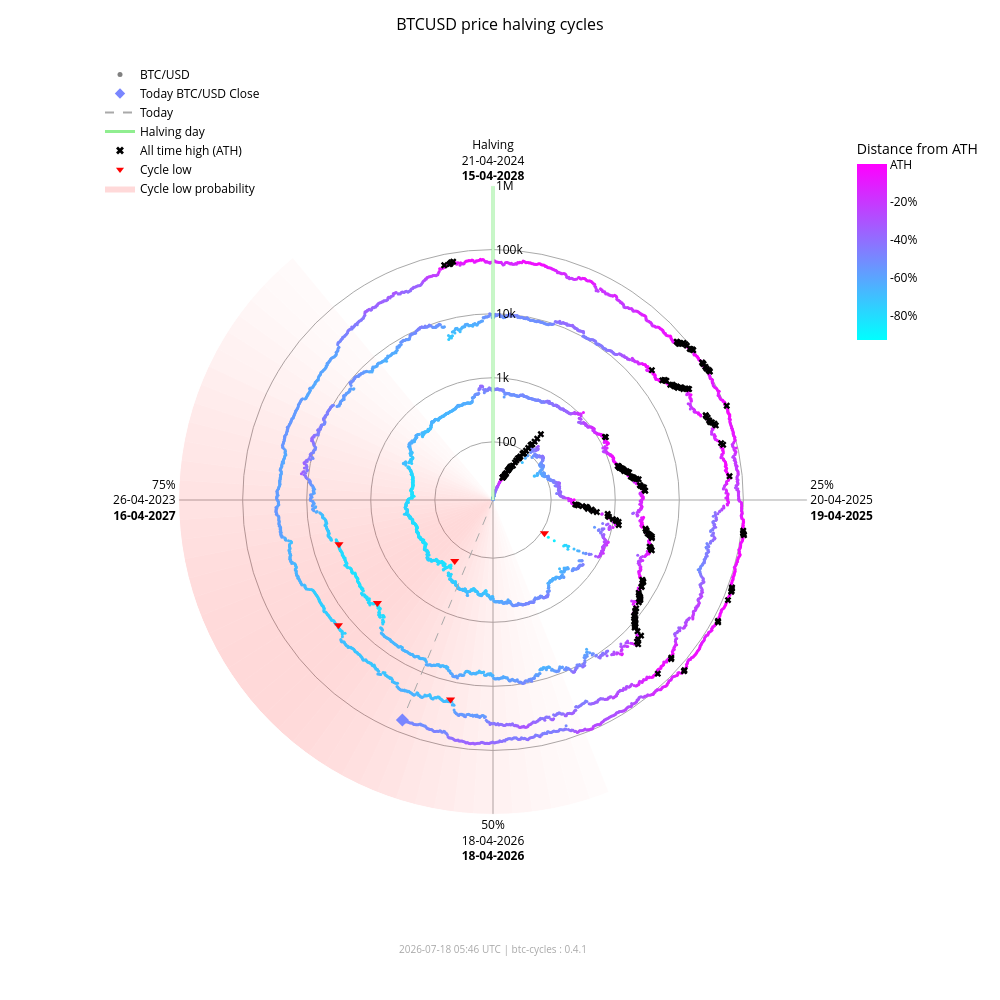

The notebook cell this image was saved under:
### Markdown cell above
### Interactive chart (plotly)

### Code cell
fig_interactive = btc.plot(
    kind="interactive",
    from_date="2012-11-28",
)
# plotly config for interactivity
config = {"scrollZoom": True, "displayModeBar": True}
# display in notebook
fig_interactive.show(config=config)

### Figure 1 — Plotly figure (JSON) as saved in the notebook; plotly's stock layout.template omitted (floating-point values rounded to 4 significant figures; data arrays with more than 128 entries replaced by an {"elided": "..."} marker saying what was removed)
{"data": [{"fill": "toself", "fillcolor": "rgba(255,0,0,0.017168280509461755)", "hoverinfo": "skip", "line": {"width": 0}, "mode": "lines", "r": [12.35, 1000000, 1000000, 12.35, 12.35], "showlegend": false, "theta": [158.4, 158.4, 162.0, 162.0, 158.4], "type": "scatterpolar"}, {"fill": "toself", "fillcolor": "rgba(255,0,0,0.022114794501891175)", "hoverinfo": "skip", "line": {"width": 0}, "mode": "lines", "r": [12.35, 1000000, 1000000, 12.35, 12.35], "showlegend": false, "theta": [162.0, 162.0, 165.6, 165.6, 162.0], "type": "scatterpolar"}, {"fill": "toself", "fillcolor": "rgba(255,0,0,0.02790404259511669)", "hoverinfo": "skip", "line": {"width": 0}, "mode": "lines", "r": [12.35, 1000000, 1000000, 12.35, 12.35], "showlegend": false, "theta": [165.6, 165.6, 169.2, 169.2, 165.6], "type": "scatterpolar"}, {"fill": "toself", "fillcolor": "rgba(255,0,0,0.034518294852420334)", "hoverinfo": "skip", "line": {"width": 0}, "mode": "lines", "r": [12.35, 1000000, 1000000, 12.35, 12.35], "showlegend": false, "theta": [169.2, 169.2, 172.8, 172.8, 169.2], "type": "scatterpolar"}, {"fill": "toself", "fillcolor": "rgba(255,0,0,0.041901979682821514)", "hoverinfo": "skip", "line": {"width": 0}, "mode": "lines", "r": [12.35, 1000000, 1000000, 12.35, 12.35], "showlegend": false, "theta": [172.8, 172.8, 176.4, 176.4, 172.8], "type": "scatterpolar"}, {"fill": "toself", "fillcolor": "rgba(255,0,0,0.04996405861294358)", "hoverinfo": "skip", "line": {"width": 0}, "mode": "lines", "r": [12.35, 1000000, 1000000, 12.35, 12.35], "showlegend": false, "theta": [176.4, 176.4, 180.0, 180.0, 176.4], "type": "scatterpolar"}, {"fill": "toself", "fillcolor": "rgba(255,0,0,0.05858349692240514)", "hoverinfo": "skip", "line": {"width": 0}, "mode": "lines", "r": [12.35, 1000000, 1000000, 12.35, 12.35], "showlegend": false, "theta": [180.0, 180.0, 183.6, 183.6, 180.0], "type": "scatterpolar"}, {"fill": "toself", "fillcolor": "rgba(255,0,0,0.06761662035375064)", "hoverinfo": "skip", "line": {"width": 0}, "mode": "lines", "r": [12.35, 1000000, 1000000, 12.35, 12.35], "showlegend": false, "theta": [183.6, 183.6, 187.2, 187.2, 183.6], "type": "scatterpolar"}, {"fill": "toself", "fillcolor": "rgba(255,0,0,0.07690481219944661)", "hoverinfo": "skip", "line": {"width": 0}, "mode": "lines", "r": [12.35, 1000000, 1000000, 12.35, 12.35], "showlegend": false, "theta": [187.2, 187.2, 190.8, 190.8, 187.2], "type": "scatterpolar"}, {"fill": "toself", "fillcolor": "rgba(255,0,0,0.08628112000611096)", "hoverinfo": "skip", "line": {"width": 0}, "mode": "lines", "r": [12.35, 1000000, 1000000, 12.35, 12.35], "showlegend": false, "theta": [190.8, 190.8, 194.4, 194.4, 190.8], "type": "scatterpolar"}, {"fill": "toself", "fillcolor": "rgba(255,0,0,0.09557490841018089)", "hoverinfo": "skip", "line": {"width": 0}, "mode": "lines", "r": [12.35, 1000000, 1000000, 12.35, 12.35], "showlegend": false, "theta": [194.4, 194.4, 198.0, 198.0, 194.4], "type": "scatterpolar"}, {"fill": "toself", "fillcolor": "rgba(255,0,0,0.10461455782963762)", "hoverinfo": "skip", "line": {"width": 0}, "mode": "lines", "r": [12.35, 1000000, 1000000, 12.35, 12.35], "showlegend": false, "theta": [198.0, 198.0, 201.6, 201.6, 198.0], "type": "scatterpolar"}, {"fill": "toself", "fillcolor": "rgba(255,0,0,0.11322908719652829)", "hoverinfo": "skip", "line": {"width": 0}, "mode": "lines", "r": [12.35, 1000000, 1000000, 12.35, 12.35], "showlegend": false, "theta": [201.6, 201.6, 205.2, 205.2, 201.6], "type": "scatterpolar"}, {"fill": "toself", "fillcolor": "rgba(255,0,0,0.12125015337052986)", "hoverinfo": "skip", "line": {"width": 0}, "mode": "lines", "r": [12.35, 1000000, 1000000, 12.35, 12.35], "showlegend": false, "theta": [205.2, 205.2, 208.8, 208.8, 205.2], "type": "scatterpolar"}, {"fill": "toself", "fillcolor": "rgba(255,0,0,0.12851590515331976)", "hoverinfo": "skip", "line": {"width": 0}, "mode": "lines", "r": [12.35, 1000000, 1000000, 12.35, 12.35], "showlegend": false, "theta": [208.8, 208.8, 212.4, 212.4, 208.8], "type": "scatterpolar"}, {"fill": "toself", "fillcolor": "rgba(255,0,0,0.13487757461161184)", "hoverinfo": "skip", "line": {"width": 0}, "mode": "lines", "r": [12.35, 1000000, 1000000, 12.35, 12.35], "showlegend": false, "theta": [212.4, 212.4, 216.0, 216.0, 212.4], "type": "scatterpolar"}, {"fill": "toself", "fillcolor": "rgba(255,0,0,0.14020862181849592)", "hoverinfo": "skip", "line": {"width": 0}, "mode": "lines", "r": [12.35, 1000000, 1000000, 12.35, 12.35], "showlegend": false, "theta": [216.0, 216.0, 219.6, 219.6, 216.0], "type": "scatterpolar"}, {"fill": "toself", "fillcolor": "rgba(255,0,0,0.14441504950654527)", "hoverinfo": "skip", "line": {"width": 0}, "mode": "lines", "r": [12.35, 1000000, 1000000, 12.35, 12.35], "showlegend": false, "theta": [219.6, 219.6, 223.2, 223.2, 219.6], "type": "scatterpolar"}, {"fill": "toself", "fillcolor": "rgba(255,0,0,0.14744459351271713)", "hoverinfo": "skip", "line": {"width": 0}, "mode": "lines", "r": [12.35, 1000000, 1000000, 12.35, 12.35], "showlegend": false, "theta": [223.2, 223.2, 226.8, 226.8, 223.2], "type": "scatterpolar"}, {"fill": "toself", "fillcolor": "rgba(255,0,0,0.14929223192296423)", "hoverinfo": "skip", "line": {"width": 0}, "mode": "lines", "r": [12.35, 1000000, 1000000, 12.35, 12.35], "showlegend": false, "theta": [226.8, 226.8, 230.4, 230.4, 226.8], "type": "scatterpolar"}, {"fill": "toself", "fillcolor": "rgba(255,0,0,0.15)", "hoverinfo": "skip", "line": {"width": 0}, "mode": "lines", "r": [12.35, 1000000, 1000000, 12.35, 12.35], "showlegend": false, "theta": [230.4, 230.4, 234.0, 234.0, 230.4], "type": "scatterpolar"}, {"fill": "toself", "fillcolor": "rgba(255,0,0,0.14965033825231114)", "hoverinfo": "skip", "line": {"width": 0}, "mode": "lines", "r": [12.35, 1000000, 1000000, 12.35, 12.35], "showlegend": false, "theta": [234.0, 234.0, 237.6, 237.6, 234.0], "type": "scatterpolar"}, {"fill": "toself", "fillcolor": "rgba(255,0,0,0.14835378057909807)", "hoverinfo": "skip", "line": {"width": 0}, "mode": "lines", "r": [12.35, 1000000, 1000000, 12.35, 12.35], "showlegend": false, "theta": [237.6, 237.6, 241.2, 241.2, 237.6], "type": "scatterpolar"}, {"fill": "toself", "fillcolor": "rgba(255,0,0,0.14623322283554635)", "hoverinfo": "skip", "line": {"width": 0}, "mode": "lines", "r": [12.35, 1000000, 1000000, 12.35, 12.35], "showlegend": false, "theta": [241.2, 241.2, 244.8, 244.8, 241.2], "type": "scatterpolar"}, {"fill": "toself", "fillcolor": "rgba(255,0,0,0.1434078538226231)", "hoverinfo": "skip", "line": {"width": 0}, "mode": "lines", "r": [12.35, 1000000, 1000000, 12.35, 12.35], "showlegend": false, "theta": [244.8, 244.8, 248.4, 248.4, 244.8], "type": "scatterpolar"}, {"fill": "toself", "fillcolor": "rgba(255,0,0,0.13997983179373427)", "hoverinfo": "skip", "line": {"width": 0}, "mode": "lines", "r": [12.35, 1000000, 1000000, 12.35, 12.35], "showlegend": false, "theta": [248.4, 248.4, 252.0, 252.0, 248.4], "type": "scatterpolar"}, {"fill": "toself", "fillcolor": "rgba(255,0,0,0.13602598258454268)", "hoverinfo": "skip", "line": {"width": 0}, "mode": "lines", "r": [12.35, 1000000, 1000000, 12.35, 12.35], "showlegend": false, "theta": [252.0, 252.0, 255.6, 255.6, 252.0], "type": "scatterpolar"}, {"fill": "toself", "fillcolor": "rgba(255,0,0,0.13159547355344953)", "hoverinfo": "skip", "line": {"width": 0}, "mode": "lines", "r": [12.35, 1000000, 1000000, 12.35, 12.35], "showlegend": false, "theta": [255.6, 255.6, 259.2, 259.2, 255.6], "type": "scatterpolar"}, {"fill": "toself", "fillcolor": "rgba(255,0,0,0.12671301775492697)", "hoverinfo": "skip", "line": {"width": 0}, "mode": "lines", "r": [12.35, 1000000, 1000000, 12.35, 12.35], "showlegend": false, "theta": [259.2, 259.2, 262.8, 262.8, 259.2], "type": "scatterpolar"}, {"fill": "toself", "fillcolor": "rgba(255,0,0,0.12138610149219965)", "hoverinfo": "skip", "line": {"width": 0}, "mode": "lines", "r": [12.35, 1000000, 1000000, 12.35, 12.35], "showlegend": false, "theta": [262.8, 262.8, 266.4, 266.4, 262.8], "type": "scatterpolar"}, {"fill": "toself", "fillcolor": "rgba(255,0,0,0.1156142551644921)", "hoverinfo": "skip", "line": {"width": 0}, "mode": "lines", "r": [12.35, 1000000, 1000000, 12.35, 12.35], "showlegend": false, "theta": [266.4, 266.4, 270.0, 270.0, 266.4], "type": "scatterpolar"}, {"fill": "toself", "fillcolor": "rgba(255,0,0,0.10939851441251548)", "hoverinfo": "skip", "line": {"width": 0}, "mode": "lines", "r": [12.35, 1000000, 1000000, 12.35, 12.35], "showlegend": false, "theta": [270.0, 270.0, 273.6, 273.6, 270.0], "type": "scatterpolar"}, {"fill": "toself", "fillcolor": "rgba(255,0,0,0.10274974912946185)", "hoverinfo": "skip", "line": {"width": 0}, "mode": "lines", "r": [12.35, 1000000, 1000000, 12.35, 12.35], "showlegend": false, "theta": [273.6, 273.6, 277.2, 277.2, 273.6], "type": "scatterpolar"}, {"fill": "toself", "fillcolor": "rgba(255,0,0,0.09569517349791425)", "hoverinfo": "skip", "line": {"width": 0}, "mode": "lines", "r": [12.35, 1000000, 1000000, 12.35, 12.35], "showlegend": false, "theta": [277.2, 277.2, 280.8, 280.8, 277.2], "type": "scatterpolar"}, {"fill": "toself", "fillcolor": "rgba(255,0,0,0.08828282625646727)", "hoverinfo": "skip", "line": {"width": 0}, "mode": "lines", "r": [12.35, 1000000, 1000000, 12.35, 12.35], "showlegend": false, "theta": [280.8, 280.8, 284.4, 284.4, 280.8], "type": "scatterpolar"}, {"fill": "toself", "fillcolor": "rgba(255,0,0,0.08058400018765345)", "hoverinfo": "skip", "line": {"width": 0}, "mode": "lines", "r": [12.35, 1000000, 1000000, 12.35, 12.35], "showlegend": false, "theta": [284.4, 284.4, 288.0, 288.0, 284.4], "type": "scatterpolar"}, {"fill": "toself", "fillcolor": "rgba(255,0,0,0.07269354608292704)", "hoverinfo": "skip", "line": {"width": 0}, "mode": "lines", "r": [12.35, 1000000, 1000000, 12.35, 12.35], "showlegend": false, "theta": [288.0, 288.0, 291.6, 291.6, 288.0], "type": "scatterpolar"}, {"fill": "toself", "fillcolor": "rgba(255,0,0,0.06472784449068783)", "hoverinfo": "skip", "line": {"width": 0}, "mode": "lines", "r": [12.35, 1000000, 1000000, 12.35, 12.35], "showlegend": false, "theta": [291.6, 291.6, 295.2, 295.2, 291.6], "type": "scatterpolar"}, {"fill": "toself", "fillcolor": "rgba(255,0,0,0.05682021976743955)", "hoverinfo": "skip", "line": {"width": 0}, "mode": "lines", "r": [12.35, 1000000, 1000000, 12.35, 12.35], "showlegend": false, "theta": [295.2, 295.2, 298.8, 298.8, 295.2], "type": "scatterpolar"}, {"fill": "toself", "fillcolor": "rgba(255,0,0,0.04911378436707333)", "hoverinfo": "skip", "line": {"width": 0}, "mode": "lines", "r": [12.35, 1000000, 1000000, 12.35, 12.35], "showlegend": false, "theta": [298.8, 298.8, 302.4, 302.4, 298.8], "type": "scatterpolar"}, {"fill": "toself", "fillcolor": "rgba(255,0,0,0.04175213714896469)", "hoverinfo": "skip", "line": {"width": 0}, "mode": "lines", "r": [12.35, 1000000, 1000000, 12.35, 12.35], "showlegend": false, "theta": [302.4, 302.4, 306.0, 306.0, 302.4], "type": "scatterpolar"}, {"fill": "toself", "fillcolor": "rgba(255,0,0,0.034868865657538876)", "hoverinfo": "skip", "line": {"width": 0}, "mode": "lines", "r": [12.35, 1000000, 1000000, 12.35, 12.35], "showlegend": false, "theta": [306.0, 306.0, 309.6, 309.6, 306.0], "type": "scatterpolar"}, {"fill": "toself", "fillcolor": "rgba(255,0,0,0.02857722515334582)", "hoverinfo": "skip", "line": {"width": 0}, "mode": "lines", "r": [12.35, 1000000, 1000000, 12.35, 12.35], "showlegend": false, "theta": [309.6, 309.6, 313.2, 313.2, 309.6], "type": "scatterpolar"}, {"fill": "toself", "fillcolor": "rgba(255,0,0,0.022961515313555197)", "hoverinfo": "skip", "line": {"width": 0}, "mode": "lines", "r": [12.35, 1000000, 1000000, 12.35, 12.35], "showlegend": false, "theta": [313.2, 313.2, 316.8, 316.8, 313.2], "type": "scatterpolar"}, {"fill": "toself", "fillcolor": "rgba(255,0,0,0.01807146942917362)", "hoverinfo": "skip", "line": {"width": 0}, "mode": "lines", "r": [12.35, 1000000, 1000000, 12.35, 12.35], "showlegend": false, "theta": [316.8, 316.8, 320.4, 320.4, 316.8], "type": "scatterpolar"}, {"hoverinfo": "text", "marker": {"color": {"elided": "4981 str values"}, "size": 3}, "mode": "markers", "r": {"elided": "4981 float values"}, "showlegend": false, "text": {"elided": "4981 str values"}, "theta": {"elided": "4981 float values"}, "type": "scatterpolar"}, {"hoverinfo": "skip", "line": {"color": "lightgreen", "width": 3}, "mode": "lines", "r": [12.35, 1000000], "showlegend": false, "theta": [0, 0], "type": "scatterpolar"}, {"hoverinfo": "skip", "line": {"color": "darkgrey", "dash": "dash", "width": 1}, "mode": "lines", "r": [12.35, 63950.0], "showlegend": false, "theta": [202.4, 202.4], "type": "scatterpolar"}, {"hoverinfo": "text", "marker": {"color": "#7986ff", "size": 10, "symbol": "diamond"}, "mode": "markers", "r": [63950.0], "showlegend": false, "text": ["Today<br>Date: 2026-07-18<br>Price: $63,946.80"], "theta": [202.4], "type": "scatterpolar"}, {"hoverinfo": "text", "marker": {"color": "black", "size": 6, "symbol": "x"}, "mode": "markers", "r": {"elided": "195 float values"}, "showlegend": false, "text": {"elided": "195 str values"}, "theta": {"elided": "195 float values"}, "type": "scatterpolar"}, {"hoverinfo": "text", "marker": {"color": "red", "size": 8, "symbol": "triangle-down"}, "mode": "markers", "r": [111.6, 164.9, 3233.0, 3925.0, 18950.0, 15760.0], "showlegend": false, "text": ["Cycle Low<br>Date: 2014-02-21<br>Price: $111.56<br>ATH distance: -91.0%", "Cycle Low<br>Date: 2015-01-14<br>Price: $164.92<br>ATH distance: -86.7%", "Cycle Low<br>Date: 2018-12-15<br>Price: $3,232.51<br>ATH distance: -83.3%", "Cycle Low<br>Date: 2019-03-25<br>Price: $3,924.55<br>ATH distance: -79.7%", "Cycle Low<br>Date: 2022-06-18<br>Price: $18,954.25<br>ATH distance: -71.9%", "Cycle Low<br>Date: 2022-11-21<br>Price: $15,760.19<br>ATH distance: -76.7%"], "theta": [122.8, 212.1, 228.3, 254.0, 192.0, 231.0], "type": "scatterpolar"}, {"marker": {"color": "grey", "size": 5}, "mode": "markers", "name": "BTC/USD", "r": [null], "theta": [null], "type": "scatterpolar"}, {"marker": {"color": "#7986ff", "size": 8, "symbol": "diamond"}, "mode": "markers", "name": "Today BTC/USD Close", "r": [null], "theta": [null], "type": "scatterpolar"}, {"line": {"color": "darkgrey", "dash": "dash"}, "mode": "lines", "name": "Today", "r": [null], "theta": [null], "type": "scatterpolar"}, {"line": {"color": "lightgreen", "width": 3}, "mode": "lines", "name": "Halving day", "r": [null], "theta": [null], "type": "scatterpolar"}, {"marker": {"color": "black", "size": 7, "symbol": "x"}, "mode": "markers", "name": "All time high (ATH)", "r": [null], "theta": [null], "type": "scatterpolar"}, {"marker": {"color": "red", "size": 7, "symbol": "triangle-down"}, "mode": "markers", "name": "Cycle low", "r": [null], "theta": [null], "type": "scatterpolar"}, {"fill": "toself", "fillcolor": "rgba(255,0,0,0.15)", "line": {"width": 0}, "mode": "lines", "name": "Cycle low probability", "r": [null], "theta": [null], "type": "scatterpolar"}, {"hoverinfo": "skip", "marker": {"cmax": 0, "cmin": -0.9307, "color": [0], "colorbar": {"len": 0.25, "ticktext": ["ATH", "-20%", "-40%", "-60%", "-80%", "-100%"], "tickvals": [0, -0.2, -0.4, -0.6, -0.8, -1.0], "title": {"text": "Distance from ATH"}, "x": 0.95, "y": 0.92, "yanchor": "top"}, "colorscale": {"elided": "256x2 mixed values"}, "showscale": true, "size": 0}, "mode": "markers", "r": [null], "showlegend": false, "theta": [null], "type": "scatterpolar"}], "layout": {"annotations": [{"font": {"color": "darkgrey", "size": 10}, "showarrow": false, "text": "2026-07-18 05:46 UTC | btc-cycles : 0.4.1", "x": 0.5, "xref": "paper", "y": -0.02, "yref": "paper"}], "font": {"color": "black"}, "height": 1000, "legend": {"bgcolor": "rgba(0,0,0,0)", "font": {"color": "black"}, "x": 0.0, "y": 1.0}, "margin": {"b": 60, "l": 100, "r": 80, "t": 60}, "paper_bgcolor": "white", "plot_bgcolor": "white", "polar": {"angularaxis": {"color": "black", "direction": "clockwise", "gridcolor": "darkgrey", "rotation": 90, "ticktext": ["Halving<br>21-04-2024<br><b>15-04-2028</b>", "25%<br>20-04-2025<br><b>19-04-2025</b>", "50%<br>18-04-2026<br><b>18-04-2026</b>", "75%<br>26-04-2023<br><b>16-04-2027</b>"], "tickvals": [0, 90, 180, 270]}, "bgcolor": "white", "domain": {"x": [0.1, 0.9], "y": [0.05, 0.95]}, "radialaxis": {"angle": 90, "color": "black", "gridcolor": "darkgrey", "range": [1.092, 6.0], "tickangle": 90, "ticktext": ["100", "1k", "10k", "100k", "1M"], "tickvals": [100, 1000, 10000, 100000, 1000000], "type": "log"}}, "title": {"font": {"color": "black", "size": 16}, "text": "BTCUSD price halving cycles", "x": 0.5}, "width": 1000}}
